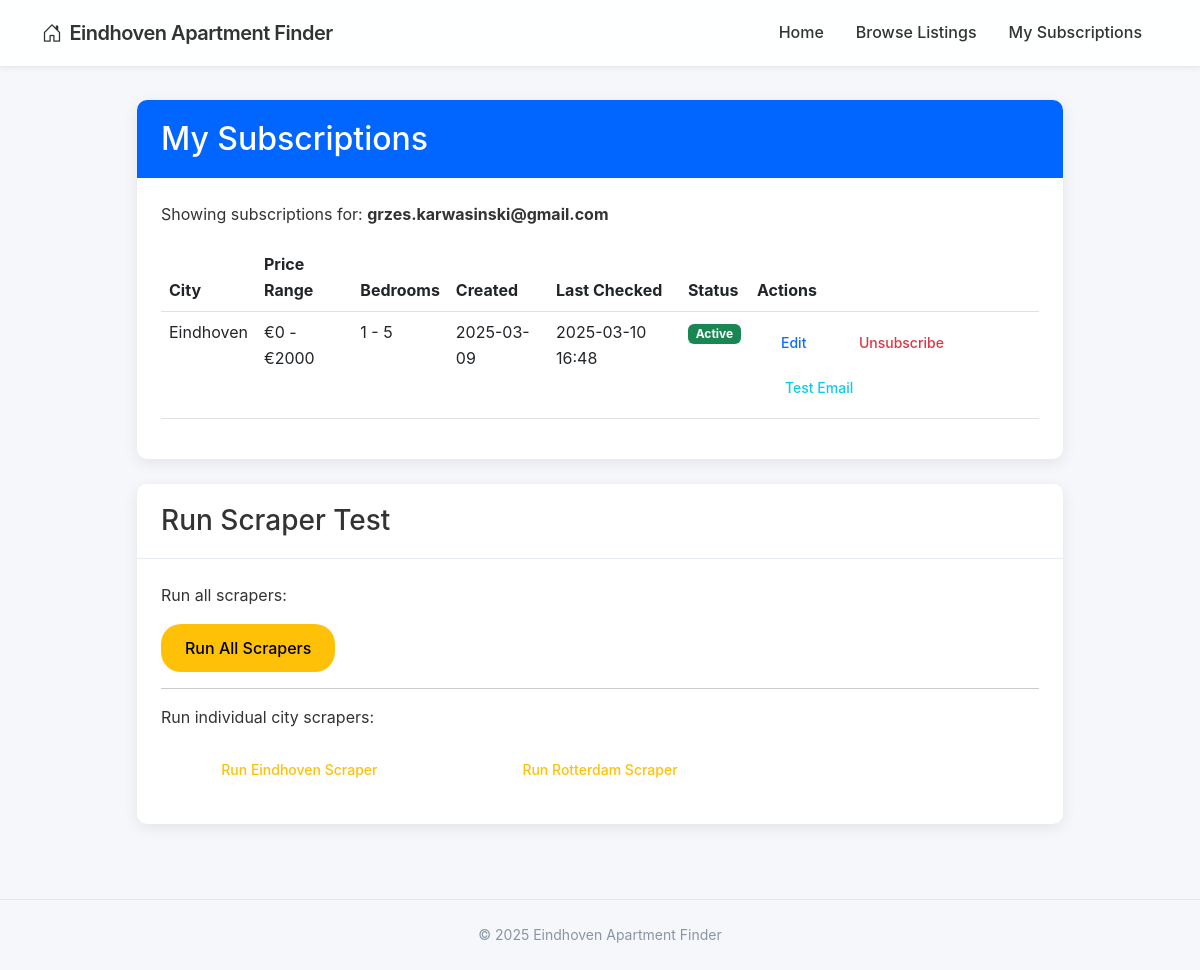
Page /subscriptions?email=grzes.karwasinski@gmail.com on the committed database.
### app/models.py (models this page shows, shortened)
class User(db.Model):
    id = db.Column(db.Integer, primary_key=True)
    email = db.Column(db.String(120), index=True, unique=True, nullable=False)
    created_at = db.Column(db.DateTime, default=datetime.utcnow)
    subscriptions = db.relationship('Subscription', backref='user', lazy='dynamic')

class Subscription(db.Model):
    id = db.Column(db.Integer, primary_key=True)
    min_price = db.Column(db.Integer, default=0)
    max_price = db.Column(db.Integer, default=5000)
    min_bedrooms = db.Column(db.Integer, default=0)
    max_bedrooms = db.Column(db.Integer, default=10)
    active = db.Column(db.Boolean, default=True)
    created_at = db.Column(db.DateTime, default=datetime.utcnow)
    last_checked = db.Column(db.DateTime, nullable=True)
    user_id = db.Column(db.Integer, db.ForeignKey('user.id'), nullable=False)
    city_id = db.Column(db.Integer, db.ForeignKey('city.id'), nullable=False)
    listings = db.relationship('Listing', backref='subscription', lazy='dynamic')

class City(db.Model):
    id = db.Column(db.Integer, primary_key=True)
    name = db.Column(db.String(50), nullable=False, unique=True)
    url_name = db.Column(db.String(50), nullable=False, unique=True)  # For use in URLs
    base_url = db.Column(db.String(200), nullable=False)  # Base URL for scraping
    active = db.Column(db.Boolean, default=True)
    created_at = db.Column(db.DateTime, default=datetime.utcnow)
    subscriptions = db.relationship('Subscription', backref='city', lazy='dynamic')
    listings = db.relationship('Listing', backref='city', lazy='dynamic')

### app/routes.py (the view)
@main_bp.route('/subscriptions')
def subscriptions():
    email = request.args.get('email', '')
    if not email:
        return render_template('subscriptions.html', subscriptions=None)
    user = User.query.filter_by(email=email).first()
    if not user:
        flash('No subscriptions found for this email.', 'info')
        return render_template('subscriptions.html', subscriptions=None)
    return render_template('subscriptions.html', subscriptions=user.subscriptions,
                          email=email, City=City)

### app/routes.py (called while the page is built)
@main_bp.before_request
def before_request():
    g.now = datetime.now()

### app/templates/subscriptions.html (shortened to what this page needs)
{% extends "base.html" %}
{% block content %}
<div class="row justify-content-center">
    <div class="col-md-10">
        <div class="card">
            <div class="card-header bg-primary text-white">
                <h2 class="mb-0">My Subscriptions</h2>
            </div>
            <div class="card-body">
                {% if not email %}
                    <div class="alert alert-info">
                        Please enter your email to view your subscriptions.
                    </div>
                    <form action="{{ url_for('main.subscriptions') }}" method="GET">
                        <div class="input-group mb-3">
                            <input type="email" name="email" class="form-control" placeholder="Enter your email">
                            <button type="submit" class="btn btn-primary">Search</button>
                        </div>
                    </form>
                {% else %}
                    <p>Showing subscriptions for: <strong>{{ email }}</strong></p>
                    <div class="table-responsive">
                        <table class="table table-hover">
                            <thead>
                                <tr>
                                    <th>City</th>
                                    <th>Price Range</th>
                                    <th>Bedrooms</th>
                                    <th>Created</th>
                                    <th>Last Checked</th>
                                    <th>Status</th>
                                    <th>Actions</th>
                                </tr>
                            </thead>
                            <tbody>
                                {% for sub in subscriptions %}
                                <tr>
                                    <td>{{ sub.city.name }}</td>
                                    <td>€{{ sub.min_price }} - €{{ sub.max_price }}</td>
                                    <td>{{ sub.min_bedrooms }} - {{ sub.max_bedrooms }}</td>
                                    <td>{{ sub.created_at.strftime('%Y-%m-%d') }}</td>
                                    <td>
                                        {% if sub.last_checked %}
                                            {{ sub.last_checked.strftime('%Y-%m-%d %H:%M') }}
                                        {% else %}
                                            Not checked yet
                                        {% endif %}
                                    </td>
                                    <td>
                                        {% if sub.active %}
                                            <span class="badge bg-success">Active</span>
                                        {% else %}
                                            <span class="badge bg-secondary">Inactive</span>
                                        {% endif %}
                                    </td>
                                    <td>
                                        {% if sub.active %}
                                            <a href="{{ url_for('main.edit_subscription', sub_id=sub.id) }}" class="btn btn-sm btn-outline-primary">Edit</a>
                                            <a href="{{ url_for('main.unsubscribe', sub_id=sub.id) }}" class="btn btn-sm btn-outline-danger">Unsubscribe</a>
                                            <a href="{{ url_for('main.test_email', sub_id=sub.id) }}?email={{ email }}" class="btn btn-sm btn-outline-info ms-1">Test Email</a>
                                        {% else %}
                                            <a href="{{ url_for('main.reactivate', sub_id=sub.id) }}" class="btn btn-sm btn-outline-success">Reactivate</a>
                                            <a href="{{ url_for('main.edit_subscription', sub_id=sub.id) }}" class="btn btn-sm btn-outline-primary">Edit</a>
                                        {% endif %}
                                    </td>
                                </tr>
                                {% endfor %}
                            </tbody>
                        </table>
                    </div>
                {% endif %}
            </div>
        </div>
        <div class="card mt-4">
            <div class="card-header">
                <h3 class="mb-0">Run Scraper Test</h3>
            </div>
            <div class="card-body">
                <p>Run all scrapers:</p>
                <a href="{{ url_for('main.test_scraper') }}" class="btn btn-warning">Run All Scrapers</a>
                <hr>
                <p>Run individual city scrapers:</p>
                <div class="row">
                    {% for city in City.query.all() %}
                    <div class="col-md-4 mb-2">
                        <a href="{{ url_for('main.test_scraper_city', city_id=city.id) }}"
                           class="btn btn-outline-warning btn-sm w-100">
                           Run {{ city.name }} Scraper
                        </a>
                    </div>
                    {% endfor %}
                </div>
            </div>
        </div>
    </div>
</div>
{% endblock %}

### app/static/css/main.css (style rules this page uses)
:root { --primary-color: #0066ff; --primary-hover: #0052cc; --background-color: #f5f7fa; --card-color: #ffffff; --text-color: #333333; --muted-color: #8a94a6; --border-color: #e5e9f2; --success-color: #00c853; --error-color: #ff3b30; --shadow-sm: 0 2px 5px rgba(0, 0, 0, 0.05); --shadow-md: 0 4px 15px rgba(0, 0, 0, 0.08); --radius-sm: 6px; --radius-md: 10px; --radius-lg: 20px; --transition: all 0.2s ease; }
body { font-family: -apple-system, BlinkMacSystemFont, 'Segoe UI', Roboto, Helvetica, Arial, sans-serif; background-color: var(--background-color); color: var(--text-color); line-height: 1.6; -webkit-font-smoothing: antialiased; }
.card { border: none; border-radius: var(--radius-md); box-shadow: var(--shadow-md); transition: var(--transition); margin-bottom: 25px; overflow: hidden; background-color: var(--card-color); }
.card-header { background-color: var(--card-color); border-bottom: 1px solid var(--border-color); padding: 20px 24px; font-weight: 600; font-size: 18px; }
.card-header.bg-primary { background-color: var(--primary-color) !important; color: white; border-bottom: none; }
.card-body { padding: 24px; }
.btn { border-radius: var(--radius-lg); padding: 12px 24px; font-weight: 500; transition: var(--transition); border: none; }

### rows in the picture
User: email "grzes.karwasinski@gmail.com"
Subscription: city.name "Eindhoven", min_price "0", max_price "2000", min_bedrooms "1", max_bedrooms "5", created_at "2025-03-09", last_checked "2025-03-10 16:48", active "Active"
City: name "Eindhoven"
City: name "Rotterdam"

### other values in the picture
{{ g.now.year }} "2025"
